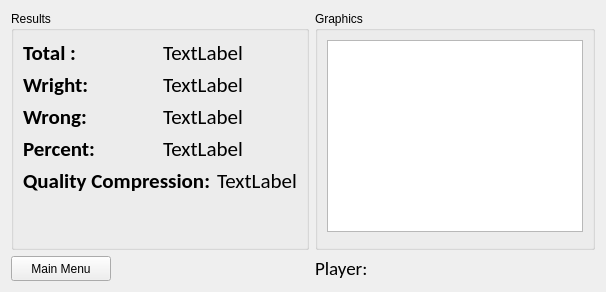
      <widget class="QWidget" name="end_tab">
       <attribute name="title">
        <string>Result</string>
       </attribute>
       <layout class="QGridLayout" name="gridLayout_11">
        <item row="0" column="0">
         <widget class="QGroupBox" name="groupBox_6">
          <property name="title">
           <string>Results</string>
          </property>
          <layout class="QGridLayout" name="gridLayout_12">
           <item row="0" column="0">
            <layout class="QVBoxLayout" name="verticalLayout_6">
             <item>
              <layout class="QHBoxLayout" name="horizontalLayout_11">
               <item>
                <widget class="QLabel" name="label_9">
                 <property name="font">
                  <font>
                   <family>Calibri</family>
                   <pointsize>16</pointsize>
                   <weight>75</weight>
                   <bold>true</bold>
                  </font>
                 </property>
                 <property name="text">
                  <string>Total :</string>
                 </property>
                </widget>
               </item>
               <item>
                <widget class="QLabel" name="totalCount_lbl">
                 <property name="font">
                  <font>
                   <family>Calibri</family>
                   <pointsize>16</pointsize>
                  </font>
                 </property>
                 <property name="text">
                  <string>TextLabel</string>
                 </property>
                </widget>
               </item>
              </layout>
             </item>
             <item>
              <layout class="QHBoxLayout" name="horizontalLayout_14">
               <item>
                <widget class="QLabel" name="label_12">
                 <property name="font">
                  <font>
                   <family>Calibri</family>
                   <pointsize>16</pointsize>
                   <weight>75</weight>
                   <bold>true</bold>
                  </font>
                 </property>
                 <property name="text">
                  <string>Wright:</string>
                 </property>
                </widget>
               </item>
               <item>
                <widget class="QLabel" name="wavCount_lbl">
                 <property name="font">
                  <font>
                   <family>Calibri</family>
                   <pointsize>16</pointsize>
                  </font>
                 </property>
                 <property name="text">
                  <string>TextLabel</string>
                 </property>
                </widget>
               </item>
              </layout>
             </item>
             <item>
              <layout class="QHBoxLayout" name="horizontalLayout_12">
               <item>
                <widget class="QLabel" name="label_10">
                 <property name="font">
                  <font>
                   <family>Calibri</family>
                   <pointsize>16</pointsize>
                   <weight>75</weight>
                   <bold>true</bold>
                  </font>
                 </property>
                 <property name="text">
                  <string>Wrong:</string>
                 </property>
                </widget>
               </item>
               <item>
                <widget class="QLabel" name="mp3Count_lbl">
                 <property name="font">
                  <font>
                   <family>Calibri</family>
                   <pointsize>16</pointsize>
                  </font>
                 </property>
                 <property name="text">
                  <string>TextLabel</string>
                 </property>
                </widget>
               </item>
              </layout>
             </item>
             <item>
              <layout class="QHBoxLayout" name="horizontalLayout_13">
               <item>
                <widget class="QLabel" name="label_11">
                 <property name="font">
                  <font>
                   <family>Calibri</family>
                   <pointsize>16</pointsize>
                   <weight>75</weight>
                   <bold>true</bold>
                  </font>
                 </property>
                 <property name="text">
                  <string>Percent:</string>
                 </property>
                </widget>
               </item>
               <item>
                <widget class="QLabel" name="percent_lbl">
                 <property name="font">
                  <font>
                   <family>Calibri</family>
                   <pointsize>16</pointsize>
                  </font>
                 </property>
                 <property name="text">
                  <string>TextLabel</string>
                 </property>
                </widget>
               </item>
              </layout>
             </item>
             <item>
              <layout class="QHBoxLayout" name="horizontalLayout_28">
               <item>
                <widget class="QLabel" name="label_32">
                 <property name="font">
                  <font>
                   <family>Calibri</family>
                   <pointsize>16</pointsize>
                   <weight>75</weight>
                   <bold>true</bold>
                  </font>
                 </property>
                 <property name="text">
                  <string>Quality Compression:</string>
                 </property>
                </widget>
               </item>
               <item>
                <widget class="QLabel" name="qualityResults_lbl">
                 <property name="font">
                  <font>
                   <family>Calibri</family>
                   <pointsize>16</pointsize>
                  </font>
                 </property>
                 <property name="text">
                  <string>TextLabel</string>
                 </property>
                </widget>
               </item>
              </layout>
             </item>
            </layout>
           </item>
           <item row="1" column="0">
            <widget class="QLabel" name="label_31">
             <property name="maximumSize">
              <size>
               <width>250</width>
               <height>130</height>
              </size>
             </property>
             <property name="text">
              <string/>
             </property>
             <property name="pixmap">
              <pixmap resource="../_ui/images.qrc">:/newPrefix/images/Presentacion.jpg</pixmap>
             </property>
            </widget>
           </item>
          </layout>
         </widget>
        </item>
        <item row="0" column="1">
         <widget class="QGroupBox" name="groupBox_7">
          <property name="title">
           <string>Graphics</string>
          </property>
          <layout class="QGridLayout" name="gridLayout_9">
           <item row="0" column="0">
            <widget class="PlotWidget" name="total_pw"/>
           </item>
           <item row="1" column="0">
            <widget class="FigureCanvasQTAgg" name="widget" native="true"/>
           </item>
          </layout>
         </widget>
        </item>
        <item row="1" column="0">
         <widget class="QPushButton" name="backEnd_btn">
          <property name="maximumSize">
           <size>
            <width>100</width>
            <height>30</height>
           </size>
          </property>
          <property name="text">
           <string>Main Menu</string>
          </property>
         </widget>
        </item>
        <item row="1" column="1">
         <widget class="QLabel" name="playerResults_lbl">
          <property name="font">
           <font>
            <family>Calibri</family>
            <pointsize>14</pointsize>
           </font>
          </property>
          <property name="text">
           <string>Player:</string>
          </property>
         </widget>
        </item>
       </layout>
      </widget>
